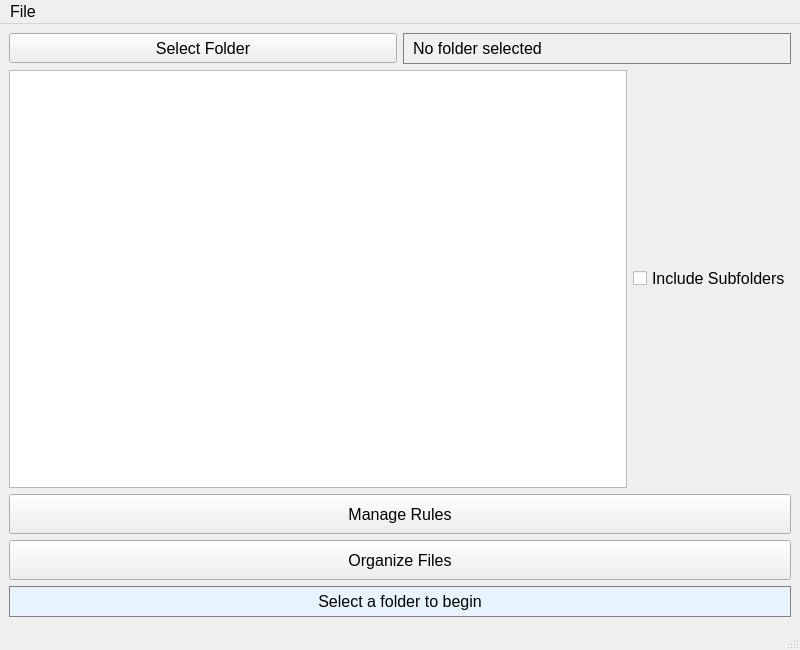
<?xml version="1.0" encoding="UTF-8"?>
<ui version="4.0">
 <class>MainWindow</class>
 <widget class="QMainWindow" name="MainWindow">
  <property name="geometry">
   <rect>
    <x>0</x>
    <y>0</y>
    <width>800</width>
    <height>650</height>
   </rect>
  </property>
  <property name="windowTitle">
   <string>File Organizer</string>
  </property>
  <property name="font">
   <font>
    <pointsize>12</pointsize>
   </font>
  </property>
  <widget class="QWidget" name="centralwidget">
   <property name="font">
    <font>
     <pointsize>12</pointsize>
    </font>
   </property>
   <layout class="QVBoxLayout" name="verticalLayout">
    <item>
     <layout class="QHBoxLayout" name="directoryLayout">
      <item>
       <widget class="QPushButton" name="selectFolderButton">
        <property name="minimumSize">
         <size>
          <width>150</width>
          <height>30</height>
         </size>
        </property>
        <property name="text">
         <string>Select Folder</string>
        </property>
        <property name="font">
         <font>
          <pointsize>12</pointsize>
         </font>
        </property>
       </widget>
      </item>
      <item>
       <widget class="QLabel" name="directory_label">
        <property name="text">
         <string>No folder selected</string>
        </property>
        <property name="font">
         <font>
          <pointsize>12</pointsize>
         </font>
        </property>
        <property name="styleSheet">
         <string>QLabel { border: 1px solid gray; padding: 5px; background-color: #f0f0f0; }</string>
        </property>
       </widget>
      </item>
     </layout>
    </item>
    <item>
     <layout class="QHBoxLayout" name="horizontalLayout">
      <item>
       <widget class="QListView" name="listListView">
        <property name="minimumSize">
         <size>
          <width>400</width>
          <height>400</height>
         </size>
        </property>
        <property name="font">
         <font>
          <pointsize>12</pointsize>
         </font>
        </property>
       </widget>
      </item>
      <item>
       <widget class="QCheckBox" name="recursiveCheckBox">
        <property name="text">
         <string>Include Subfolders</string>
        </property>
        <property name="font">
         <font>
          <pointsize>12</pointsize>
         </font>
        </property>
       </widget>
      </item>
     </layout>
    </item>
    <item>
     <widget class="QPushButton" name="rulesButton">
      <property name="minimumSize">
       <size>
        <width>200</width>
        <height>40</height>
       </size>
      </property>
      <property name="text">
       <string>Manage Rules</string>
      </property>
      <property name="font">
       <font>
        <pointsize>12</pointsize>
       </font>
      </property>
     </widget>
    </item>
    <item>
     <widget class="QPushButton" name="organizePushButton">
      <property name="minimumSize">
       <size>
        <width>200</width>
        <height>40</height>
       </size>
      </property>
      <property name="text">
       <string>Organize Files</string>
      </property>
      <property name="font">
       <font>
        <pointsize>12</pointsize>
       </font>
      </property>
     </widget>
    </item>
    <item>
     <widget class="QLabel" name="status_label">
      <property name="text">
       <string>Select a folder to begin</string>
      </property>
      <property name="font">
       <font>
        <pointsize>12</pointsize>
       </font>
      </property>
      <property name="styleSheet">
       <string>QLabel { border: 1px solid gray; padding: 5px; background-color: #e8f4fd; }</string>
      </property>
      <property name="alignment">
       <set>Qt::AlignCenter</set>
      </property>
     </widget>
    </item>
   </layout>
  </widget>
  <widget class="QMenuBar" name="menubar">
   <property name="geometry">
    <rect>
     <x>0</x>
     <y>0</y>
     <width>800</width>
     <height>18</height>
    </rect>
   </property>
   <property name="font">
    <font>
     <pointsize>12</pointsize>
    </font>
   </property>
   <widget class="QMenu" name="menuFile">
    <property name="title">
     <string>File</string>
    </property>
    <property name="font">
     <font>
      <pointsize>12</pointsize>
     </font>
    </property>
    <addaction name="actionselect"/>
    <addaction name="actionexit"/>
   </widget>
   <addaction name="menuFile"/>
  </widget>
  <widget class="QStatusBar" name="statusbar">
   <property name="font">
    <font>
     <pointsize>12</pointsize>
    </font>
   </property>
  </widget>
  <action name="actionselect">
   <property name="text">
    <string>select</string>
   </property>
   <property name="font">
    <font>
     <pointsize>12</pointsize>
    </font>
   </property>
  </action>
  <action name="actionexit">
   <property name="text">
    <string>exit</string>
   </property>
   <property name="font">
    <font>
     <pointsize>12</pointsize>
    </font>
   </property>
  </action>
 </widget>
 <resources/>
 <connections/>
</ui>
